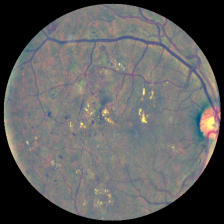
#> input picture data/processed/train_224/000c1434d8d7.png, 224 x 224 px
$ python -i t2_preprocess_ehr.py   (imports and definitions only)
#> lines starting #> are read from the running program, lines starting #| are printed output that depends on the picture; after the words box and inside, x2 and y2 are one past the last pixel; in counts of white or black regions, pixels touching at a corner belong together
### src/config.py
"""
Configuration module for RetinaScreen.
Defines project-relative paths (using pathlib) and global parameters.
All later scripts and notebooks must import paths from this file.
"""

from pathlib import Path

# Project root directory: parent of src/
PROJECT_ROOT = Path(__file__).resolve().parent.parent

# Data paths (APTOS 2019 Blindness Detection)
DATA_DIR = PROJECT_ROOT / "data"
TRAIN_CSV = DATA_DIR / "train.csv"
TEST_CSV = DATA_DIR / "test.csv"
SAMPLE_SUBMISSION_CSV = DATA_DIR / "sample_submission.csv"
TRAIN_IMG_DIR = DATA_DIR / "train_images"
TEST_IMG_DIR = DATA_DIR / "test_images"

# Code & Notebooks paths
NOTEBOOKS_DIR = PROJECT_ROOT / "notebooks"
SRC_DIR = PROJECT_ROOT / "src"

# Output directories
OUTPUTS_DIR = PROJECT_ROOT / "outputs"
FIGURES_DIR = OUTPUTS_DIR / "figures"
MODELS_DIR = OUTPUTS_DIR / "models"
REPORTS_DIR = OUTPUTS_DIR / "reports"

# Global Random Seed for reproducibility
RANDOM_SEED = 42

# Clinical Diabetic Retinopathy Grading Scale (ICDR)
CLASS_LABELS = {
    0: "No DR",
    1: "Mild",
    2: "Moderate",
    3: "Severe",
    4: "Proliferative DR",
}

# Ensure all output directories exist
for directory in (FIGURES_DIR, MODELS_DIR, REPORTS_DIR):
    directory.mkdir(parents=True, exist_ok=True)
#> further down, picture is the input picture: shape (224, 224, 3); mean B, G, R 94.4, 94.4, 95

### src/t2_preprocess_ehr.py
"""
Task 2: Preprocessing of EHR - Standardization, Data Cleaning & Fundus Normalization.
Standardizes schema, validates diagnosis range (0-4), flags visual quality anomalies
(corrupt, very dark, overexposed, blurry), crops circular field, normalizes colors (Ben Graham),
resizes to 512x512 (and 224x224 for CPU model), saves clean_records.csv, 300 DPI figures,
and markdown report.
"""

import os
import sys
import time
from pathlib import Path
from concurrent.futures import ThreadPoolExecutor
import cv2
import numpy as np
import pandas as pd
import matplotlib.pyplot as plt
from tqdm import tqdm

# Ensure src is on sys.path
PROJECT_ROOT = Path(__file__).resolve().parent.parent
sys.path.insert(0, str(PROJECT_ROOT))
from src.config import (
    DATA_DIR,
    TRAIN_IMG_DIR,
    FIGURES_DIR,
    REPORTS_DIR,
    CLASS_LABELS,
    RANDOM_SEED,
)

EHR_CSV = DATA_DIR / "ehr_records.csv"
CLEAN_CSV = DATA_DIR / "clean_records.csv"
PROCESSED_DIR = DATA_DIR / "processed"
TRAIN_512_DIR = PROCESSED_DIR / "train_512"
TRAIN_224_DIR = PROCESSED_DIR / "train_224"
REPORT_MD = REPORTS_DIR / "t2_ehr_preprocessing.md"
FIGURE_PNG = FIGURES_DIR / "t2_preprocessing_comparison.png"

# Quality Screening Thresholds (Derived from T1 Population Distributions)
THRESHOLDS = {
    "min_brightness": 25.0,     # Below this: severe underexposure / dark image
    "max_brightness": 115.0,    # Above this: flash washout / overexposed
    "min_blur_score": 7.0,      # Below this: severe motion blur or media opacity
    "min_width": 300,           # Minimum acceptable pixel resolution
    "min_height": 300,
}


def crop_black_borders(img: np.ndarray, tol: int = 10) -> np.ndarray:
    """Crops empty black margins from fundus photography."""
#> called with tol = 10
    if img.ndim == 2:
        mask = img > tol
        if not mask.any():
            return img
        y_indices, x_indices = np.where(mask)
        return img[y_indices.min():y_indices.max() + 1, x_indices.min():x_indices.max() + 1]

    gray = cv2.cvtColor(img, cv2.COLOR_BGR2GRAY)
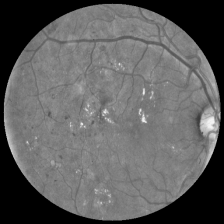
#> gray: shape (224, 224); min 0, max 243, mean 94.6
    mask = gray > tol
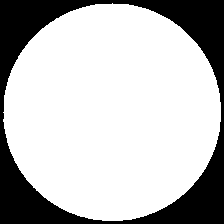
#> mask: shape (224, 224) bool; 74.3% white; 1 black region, box (x1, y1, x2, y2) and area: (0, 0, 224, 224) 12903
    if not mask.any():
        return img
    y_indices, x_indices = np.where(mask)
    return img[y_indices.min():y_indices.max() + 1, x_indices.min():x_indices.max() + 1]
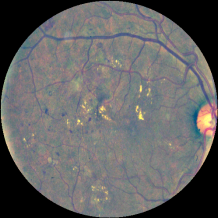
#> returned value: shape (218, 218, 3); mean of channels 0, 1, 2 99.7, 99.7, 100.3; drawn as B, G, R


def ben_graham_normalize(img: np.ndarray, target_size: int = 512, sigma_ratio: float = 30.0) -> np.ndarray:
    """
    Standard Ben Graham retinal color normalization:
    Subtracts Gaussian local average color to remove illumination variance,
    adds neutral midpoint (128), and applies a circular mask.
    """
    cropped = crop_black_borders(img)
    resized = cv2.resize(cropped, (target_size, target_size), interpolation=cv2.INTER_AREA)

    # Local average subtraction
    sigma = target_size / sigma_ratio
    blurred = cv2.GaussianBlur(resized, (0, 0), sigma)
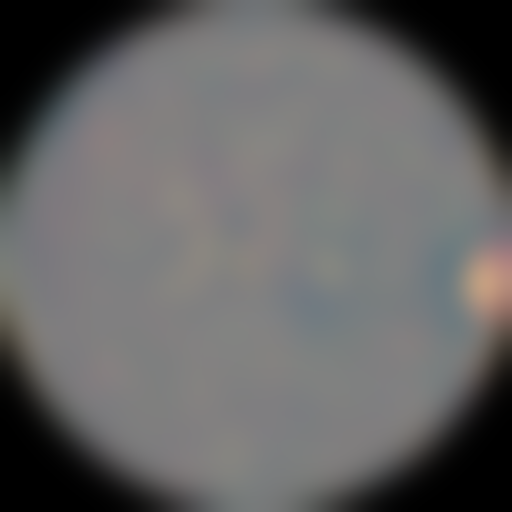
#> blurred: shape (512, 512, 3); mean B, G, R 99.7, 99.8, 100.4
    normalized = cv2.addWeighted(resized, 4, blurred, -4, 128)
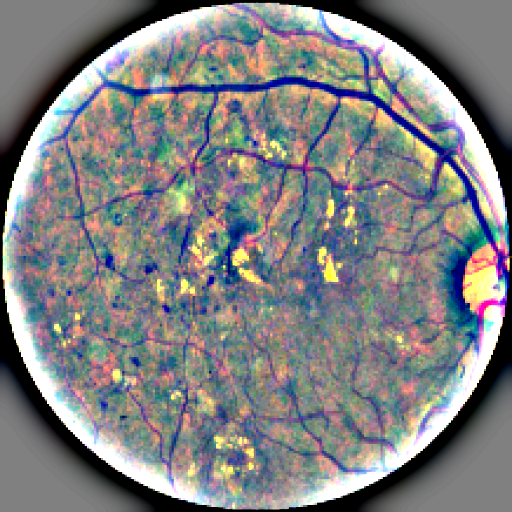
#> normalized: shape (512, 512, 3); mean B, G, R 129.4, 127.9, 127.4

    # Apply circular mask matching fundus camera aperture
    mask = np.zeros((target_size, target_size), dtype=np.uint8)
    radius = int(target_size * 0.485)
    center = (target_size // 2, target_size // 2)
    cv2.circle(mask, center, radius, 1, -1)
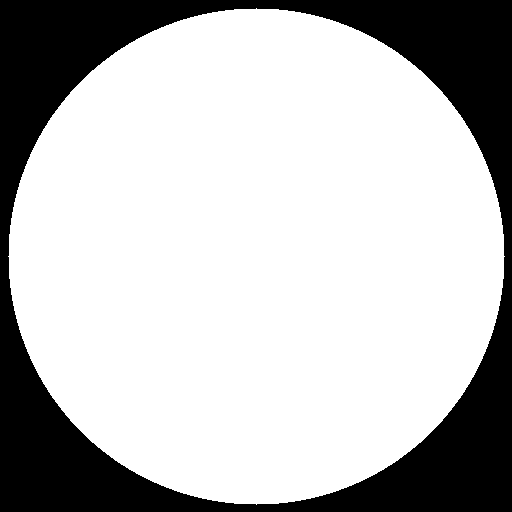
#> mask: shape (512, 512); values 0 (black) and 1 (white), 73.7% white; 1 black region, box (x1, y1, x2, y2) and area: (0, 0, 512, 512) 68939

    # Fill exterior with neutral black (0)
    normalized[mask == 0] = 0
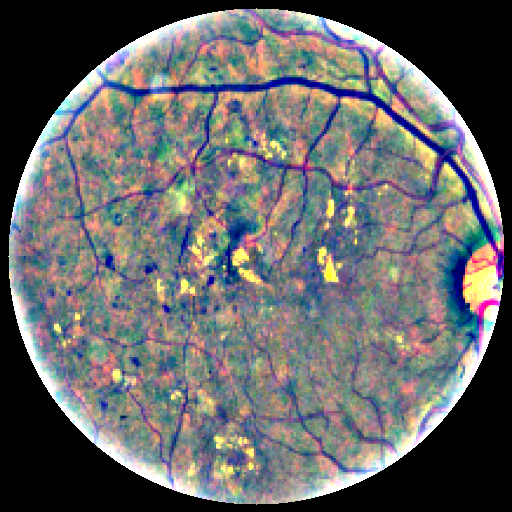
#> normalized: shape (512, 512, 3); mean B, G, R 103.2, 101.9, 101.4
    return normalized


# [322 lines left out: functions process_single_image, run_t2_preprocessing, generate_comparison_figure, generate_markdown_report, create_jupyter_notebook, not called in this run]


# [3 lines not run here, left out]

>>> import cv2
>>> picture = cv2.imread('../data/processed/train_224/000c1434d8d7.png')
>>> result = ben_graham_normalize(picture)

$ run again, on data/processed/train_224/0104b032c141.png
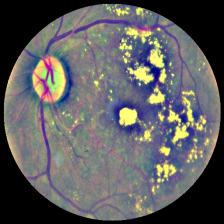
#> input picture data/processed/train_224/0104b032c141.png, 224 x 224 px
#> picture is the input picture: shape (224, 224, 3); mean B, G, R 94.1, 93, 93.4
#> in ben_graham_normalize, `blurred = cv2.GaussianBlur(resized, (0, 0), sigma)`:
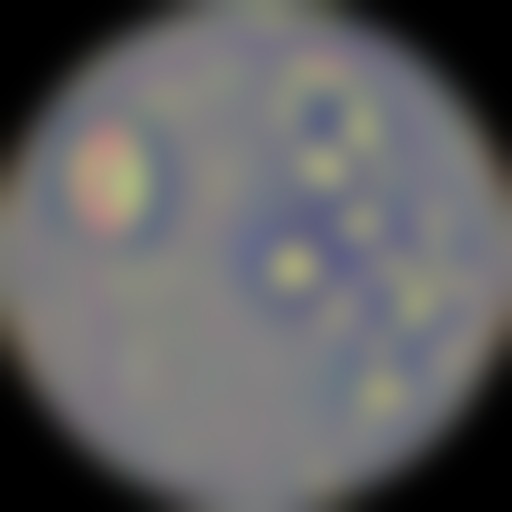
#> blurred: shape (512, 512, 3); mean B, G, R 99.4, 98.3, 98.8
#> in ben_graham_normalize, `normalized[mask == 0] = 0`:
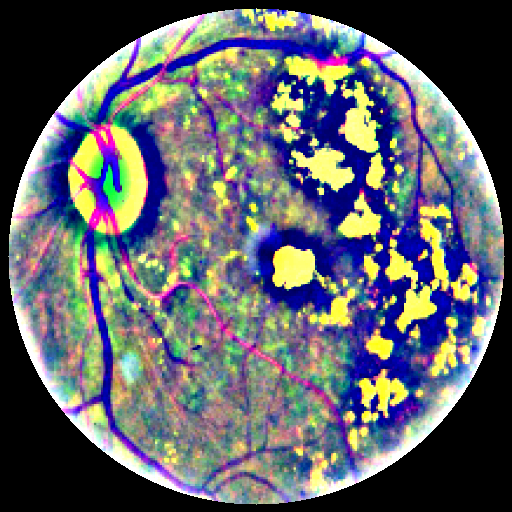
#> normalized: shape (512, 512, 3); mean B, G, R 103.3, 96.5, 94.8
